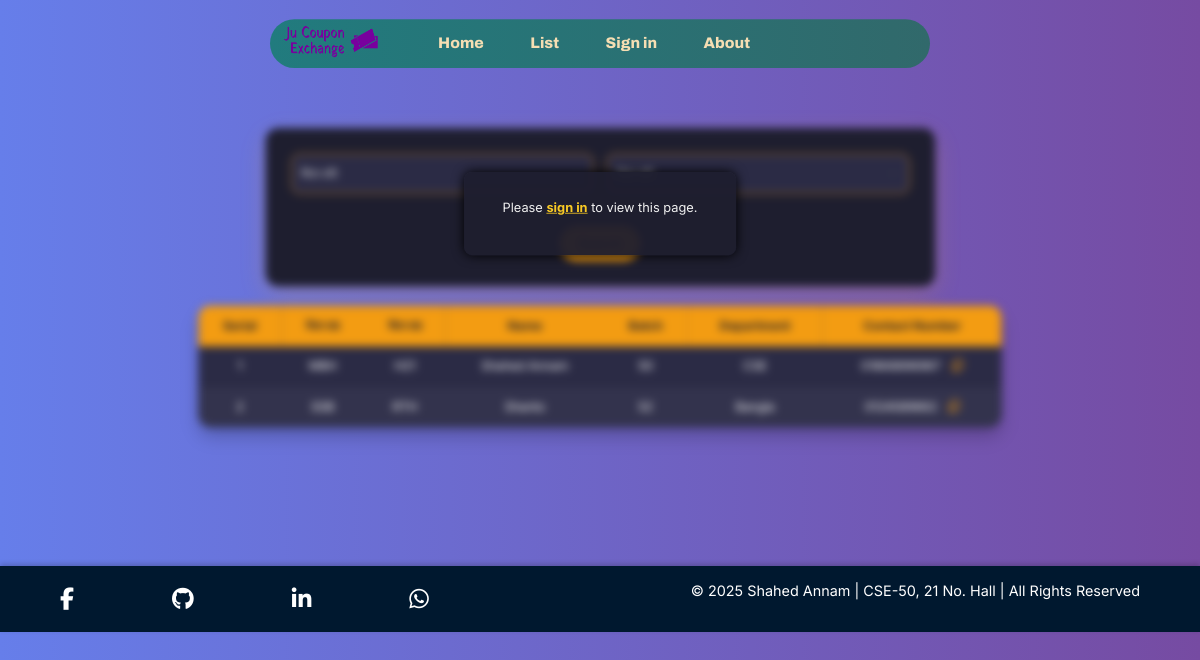
The page /list/ on the database as committed earlier.
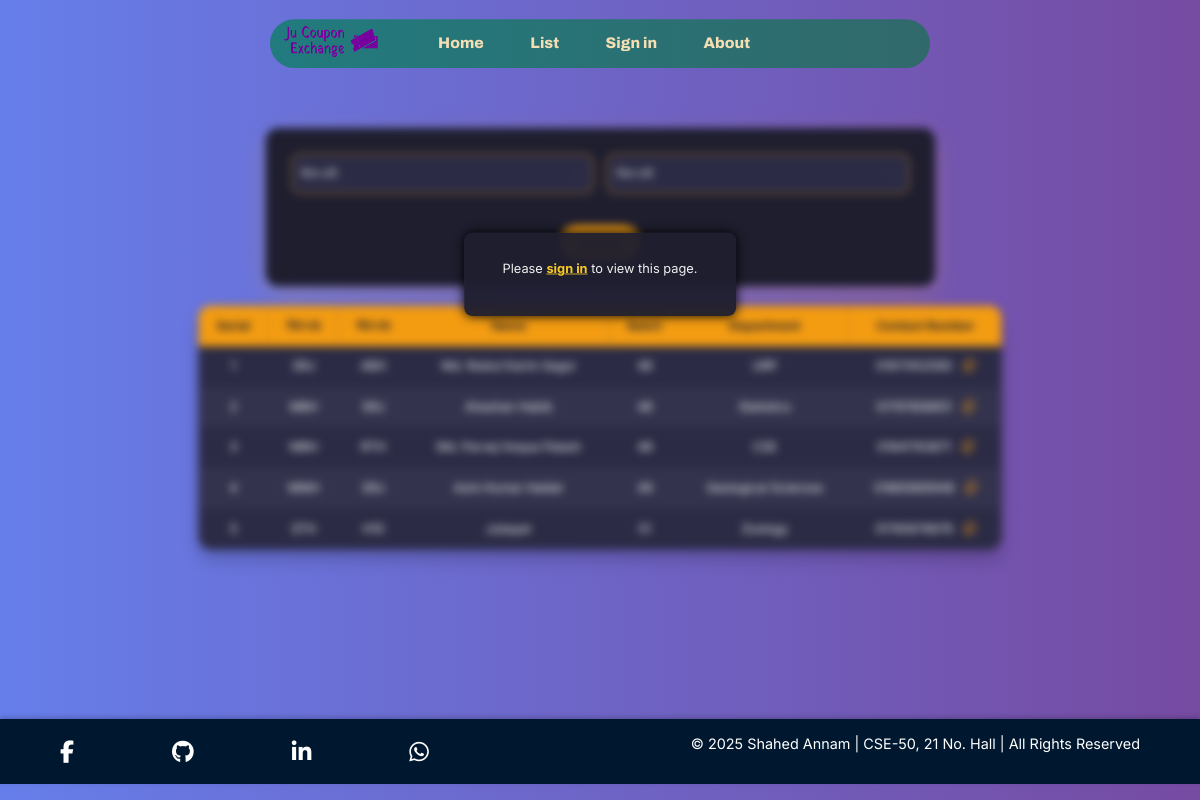
The same page on the database as committed later.
### exchange/models.py (models this page shows, shortened)
class Student(models.Model):
    id = models.AutoField(primary_key=True)
    name  = models.CharField(max_length=50)
    dept = models.CharField(max_length=50)
    batch = models.IntegerField()
    roll = models.IntegerField()
    number = models.CharField(max_length=50)
    message = models.TextField()
    allotedHall = models.CharField(max_length=50)
    desiredHall = models.CharField(max_length=50)
    class Meta:
        unique_together = ('batch', 'roll')

### exchange/views.py (the view)
# urls.py: path('list/',views.list,name='list'),
def list(request):
    alloted_hall_filter = request.GET.get('allotedHall',None)
    desired_hall_filter = request.GET.get('desiredHall',None)
    students = Student.objects.all()
    if alloted_hall_filter:
        students = students.filter(allotedHall=desired_hall_filter)
    if desired_hall_filter:
        students = students.filter(desiredHall=alloted_hall_filter)
    if not request.session.get('is_authenticated'):
        return render(request, 'list.html', {'is_blurred': True,'students': students})
    return render(request, 'list.html', {'students': students})

### exchange/templates/list.html (shortened to what this page needs)
{% extends "basic.html" %}
{% load static %}
{% block head %}
<link rel="stylesheet" href="https://cdnjs.cloudflare.com/ajax/libs/font-awesome/6.5.0/css/all.min.css">
<link rel="stylesheet" href="{% static 'styleList.css' %}">
{% endblock %}
{% block body %}
<div id="content" class="{% if is_blurred %}blurred{% endif %}">
    <form action="/list/" class="container w-75">
        <div class="row g-3">
            <div class="col-md-6">
                <select class="form-select" name="allotedHall" id="allotedHall">
                    <option value="">দিতে চাই</option>
                </select>
            </div>
            <div class="col-md-6">
                <select class="form-select" name="desiredHall" id="desiredHall">
                    <option value="">নিতে চাই</option>
                </select>
            </div>
            <div class="col-12 text-center">
                <button type="submit" class="btn btn-primary">Search</button>
            </div>
        </div>
    </form>
    <table class="styled-table mt-4">
        <thead>
            <tr>
                <th>Serial</th>
                <th>নিতে চায়</th>
                <th>দিতে চায়</th>
                <th>Name</th>
                <th>Batch</th>
                <th>Department</th>
                <th>Contact Number</th>
            </tr>
        </thead>
        <tbody>
            {% for student in students %}
            <tr>
                <td>{{ forloop.counter }}</td>
                <td>{{ student.desiredHall }}</td>
                <td>{{ student.allotedHall }}</td>
                <td>{{ student.name }}</td>
                <td>{{ student.batch }}</td>
                <td>{{ student.dept }}</td>
                <td>
                    {{ student.number }}
                    <i class="fa-regular fa-copy copy-icon" onclick="copyToClipboard('{{ student.number }}', this)" title="Copy"></i>
                </td>
            </tr>
            {% empty %}
            <tr><td colspan="7" class="text-center">No matching coupon requests right now.
                Stay tuned! <br> New requests are added frequently. Please check again shortly.</td></tr>
            {% endfor %}
        </tbody>
    </table>
</div>
{% if not request.session.is_authenticated %}
<div class="overlay">
    <p>Please <a href="/loginForm">sign in</a> to view this page.</p>
</div>
{% endif %}
{% endblock %}

### exchange/templates/basic.html (shortened to what this page needs)
{% load static %}
<!DOCTYPE html>
<html lang="en">
  <head>
    <link href="https://cdn.jsdelivr.net/npm/bootstrap@5.0.2/dist/css/bootstrap.min.css" rel="stylesheet" />
    <link rel="stylesheet" href="https://cdnjs.cloudflare.com/ajax/libs/font-awesome/6.4.2/css/all.min.css" />
    <link rel="stylesheet" href="{% static 'styleBasic.css' %}" />
    {% block head %} {% endblock %}
  </head>
  <body>
    <div class="homecontainer">
      <nav class="navbar">
        <ul class="navbar-nav">
          <li class="nav-item">
            <a class="navbar-brand" href="/"><img class="img-fluid" src="{% static '/images/ju-coupon-exchange-high-resolution-logo-transparent.png' %}" alt="logo img" /></a>
          </li>
          <li class="nav-item">
            <a class="nav-link" aria-current="page" href="/">Home</a>
          </li>
          <li class="nav-item">
            <a class="nav-link" href="/list">List</a>
          </li>
          <li class="nav-item">
            {% if request.session.is_authenticated %}
               <a class="nav-link" href="/loginForm">Dashboard</a>
            {% else %}
              <a class="nav-link" href="/loginForm">Sign in</a>
            {% endif %}
         </li>
          <li class="nav-item">
            <a class="nav-link" href="/about">About</a>
          </li>
        </ul>
      </nav>
      <div class="container">
        {% block body %}
        {% endblock %}
      </div>
    </div>
    <footer>
      <div class="footer-container">
        <div class="social-icons">
          <a href="https://www.facebook.com/shahedannam.7" target="_blank" class="social-link"><i class="fa-brands fa-facebook-f"></i></a>
          <a href="https://github.com/ShahedAnnam" target="_blank" class="social-link"><i class="fa-brands fa-github"></i></a>
          <a href="https://www.linkedin.com/in/shahed-annam-a35130308/" target="_blank" class="social-link"><i class="fa-brands fa-linkedin-in"></i></a>
          <a href="https://wa.me/01868896967" target="_blank" class="social-link"><i class="fa-brands fa-whatsapp"></i></a>
        </div>
        <p class="footer-text">© 2025 Shahed Annam | CSE-50, 21 No. Hall | All Rights Reserved</p>
      </div>
    </footer>
  </body>
</html>

### exchange/static/styleBasic.css (style rules this page uses)
.homecontainer { transform: scale(0.8); transform-origin: top left; width: 125%; height: 125%; }
.navbar { background: linear-gradient(90deg, #217b7e, rgb(49, 105, 107)); padding: 0.5em 10em 0.5em 1em; width: 55%; margin: auto; border-radius: 3em; position: fixed; top: 1.5em; left: 50%; transform: translateX(-50%); }
.navbar-nav { width: 90%; display: flex; flex-direction: row; justify-content: space-between; }
.navbar .nav-link { color: wheat !important; font-size: 1.2rem; font-family: "Archivo", 'Poppins'; font-weight: 800; transition: color 0.3s ease; }
.navbar-brand img { width: 6em; height: 2em; }
footer { background-color: rgb(0, 24, 47); color: #ffffff; text-align: center; padding: 1em 0; font-size: 14px; width: 100%; bottom: 0; left: 0; right: 0; box-shadow: 0 -2px 5px rgba(0, 0, 0, 0.2); position: relative; z-index: 1; }
.footer-container { display: flex; justify-content: space-between; align-items: center; width: 90%; margin: auto; max-width: 1200px; }
.social-icons { display: flex; gap: 7em; }
.social-link { color: white; font-size: 1.4rem; transition: 0.3s ease; }
.footer-text { margin-left: auto; font-size: 0.9rem; }

### exchange/static/styleList.css (style rules this page uses)
body { font-family: 'Inter', sans-serif; background: linear-gradient(to right, #667eea, #764ba2); color: #f0f0f0; margin: 0; padding: 0; min-height: 100vh; }
#content { padding-top: 10rem; }
.container.w-75 { background: #1e1e2f; border-radius: 16px; box-shadow: 0 10px 30px rgba(243, 156, 18, 0.2); padding: 2rem; color: #fff; position: relative; z-index: 1; }
.form-select { padding: 12px; font-size: 1rem; border-radius: 10px; border: 1px solid #f39c12; background-color: #2b2b45; color: #fff; }
.btn-primary { background: #f39c12; color: #1e1e2f; font-weight: 700; border-radius: 30px; padding: 10px 24px; margin: 1.5rem auto 0; display: block; border: none; transition: all 0.3s ease; }
.styled-table { width: 90%; margin: 2rem auto; border-collapse: collapse; border-radius: 16px; overflow: hidden; font-size: 0.95rem; background: #2b2b45; color: #fff; box-shadow: 0 12px 20px rgba(0, 0, 0, 0.2); }
.styled-table thead { background-color: #f39c12; color: #1e1e2f; text-align: center; }
.styled-table th, .styled-table td { padding: 14px 16px; text-align: center; }
.styled-table tbody tr:nth-child(even) { background-color: #33334d; }
.copy-icon { margin-left: 10px; color: #f39c12; cursor: pointer; font-size: 1rem; transition: 0.3s ease; }
.blurred { filter: blur(5px); pointer-events: none; }
.overlay { position: fixed; top: 50%; left: 50%; transform: translate(-50%, -50%); background: rgba(30, 30, 47, 0.95); color: #f0f0f0; padding: 2rem 3rem; border-radius: 10px; z-index: 1000; text-align: center; box-shadow: 0 0 15px #000; }
.overlay a { color: #f9ca24; font-weight: bold; text-decoration: underline; }

Rows that differ between the two databases and show on the page:
removed Student: desiredHall "MBH", allotedHall "H21", name "Shahed Annam", batch "50", dept "CSE", number "01868896967"
removed Student: desiredHall "SSB", allotedHall "RTH", name "Shanto", batch "52", dept "Bangla", number "0124589662"
added Student: desiredHall "SRJ", allotedHall "ABH", name "Md. Robiul Karim Sagor", batch "48", dept "URP", number "01617452590"
added Student: desiredHall "MBH", allotedHall "SRJ", name "Ahashan Habib", batch "48", dept "Statistics", number "01797858851"
added Student: desiredHall "MBH", allotedHall "RTH", name "Md. Parvej Hoque Palash", batch "48", dept "CSE", number "01841763871"
added Student: desiredHall "MMH", allotedHall "SRJ", name "Asim Kumar Halder", batch "49", dept "Geological Sciences", number "01885869948"
added Student: desiredHall "STH", allotedHall "H10", name "Jubayer", batch "51", dept "Zoology", number "01765676676"
